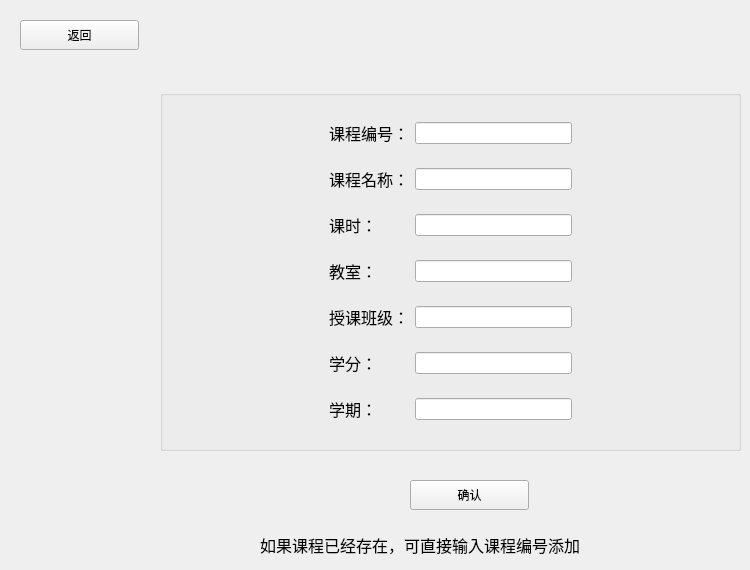
      <widget class="QWidget" name="addlessonpage">
       <widget class="QPushButton" name="lastpagebtn">
        <property name="geometry">
         <rect>
          <x>20</x>
          <y>20</y>
          <width>119</width>
          <height>30</height>
         </rect>
        </property>
        <property name="text">
         <string>返回</string>
        </property>
       </widget>
       <widget class="QGroupBox" name="groupBox_4">
        <property name="geometry">
         <rect>
          <x>160</x>
          <y>90</y>
          <width>581</width>
          <height>361</height>
         </rect>
        </property>
        <property name="title">
         <string/>
        </property>
        <layout class="QGridLayout" name="gridLayout_6">
         <item row="3" column="2">
          <widget class="QLineEdit" name="roomline"/>
         </item>
         <item row="3" column="3">
          <spacer name="horizontalSpacer_3">
           <property name="orientation">
            <enum>Qt::Horizontal</enum>
           </property>
           <property name="sizeHint" stdset="0">
            <size>
             <width>40</width>
             <height>20</height>
            </size>
           </property>
          </spacer>
         </item>
         <item row="3" column="1">
          <widget class="QLabel" name="worklabel_3">
           <property name="text">
            <string>&lt;html&gt;&lt;head/&gt;&lt;body&gt;&lt;p&gt;&lt;span style=&quot; font-size:12pt;&quot;&gt;教室：&lt;/span&gt;&lt;/p&gt;&lt;/body&gt;&lt;/html&gt;</string>
           </property>
          </widget>
         </item>
         <item row="6" column="1">
          <widget class="QLabel" name="lessonlabel_3">
           <property name="text">
            <string>&lt;html&gt;&lt;head/&gt;&lt;body&gt;&lt;p&gt;&lt;span style=&quot; font-size:12pt;&quot;&gt;学期：&lt;/span&gt;&lt;/p&gt;&lt;/body&gt;&lt;/html&gt;</string>
           </property>
          </widget>
         </item>
         <item row="0" column="1">
          <widget class="QLabel" name="numberlabel_3">
           <property name="text">
            <string>&lt;html&gt;&lt;head/&gt;&lt;body&gt;&lt;p&gt;&lt;span style=&quot; font-size:12pt;&quot;&gt;课程编号：&lt;/span&gt;&lt;/p&gt;&lt;/body&gt;&lt;/html&gt;</string>
           </property>
          </widget>
         </item>
         <item row="1" column="1">
          <widget class="QLabel" name="namelabel_3">
           <property name="text">
            <string>&lt;html&gt;&lt;head/&gt;&lt;body&gt;&lt;p&gt;&lt;span style=&quot; font-size:12pt;&quot;&gt;课程名称：&lt;/span&gt;&lt;/p&gt;&lt;/body&gt;&lt;/html&gt;</string>
           </property>
          </widget>
         </item>
         <item row="0" column="2">
          <widget class="QLineEdit" name="lessonnumberline"/>
         </item>
         <item row="4" column="1">
          <widget class="QLabel" name="edulabel_3">
           <property name="text">
            <string>&lt;html&gt;&lt;head/&gt;&lt;body&gt;&lt;p&gt;&lt;span style=&quot; font-size:12pt;&quot;&gt;授课班级：&lt;/span&gt;&lt;/p&gt;&lt;/body&gt;&lt;/html&gt;</string>
           </property>
          </widget>
         </item>
         <item row="5" column="1">
          <widget class="QLabel" name="salarylabel_3">
           <property name="text">
            <string>&lt;html&gt;&lt;head/&gt;&lt;body&gt;&lt;p&gt;&lt;span style=&quot; font-size:12pt;&quot;&gt;学分：&lt;/span&gt;&lt;/p&gt;&lt;/body&gt;&lt;/html&gt;</string>
           </property>
          </widget>
         </item>
         <item row="1" column="2">
          <widget class="QLineEdit" name="lessonnameline"/>
         </item>
         <item row="2" column="2">
          <widget class="QLineEdit" name="lengthline"/>
         </item>
         <item row="6" column="2">
          <widget class="QLineEdit" name="timeline"/>
         </item>
         <item row="2" column="1">
          <widget class="QLabel" name="birthlabel_3">
           <property name="text">
            <string>&lt;html&gt;&lt;head/&gt;&lt;body&gt;&lt;p&gt;&lt;span style=&quot; font-size:12pt;&quot;&gt;课时：&lt;/span&gt;&lt;/p&gt;&lt;/body&gt;&lt;/html&gt;</string>
           </property>
          </widget>
         </item>
         <item row="4" column="2">
          <widget class="QLineEdit" name="classline"/>
         </item>
         <item row="5" column="2">
          <widget class="QLineEdit" name="scoreline"/>
         </item>
         <item row="3" column="0">
          <spacer name="horizontalSpacer_4">
           <property name="orientation">
            <enum>Qt::Horizontal</enum>
           </property>
           <property name="sizeHint" stdset="0">
            <size>
             <width>40</width>
             <height>20</height>
            </size>
           </property>
          </spacer>
         </item>
        </layout>
       </widget>
       <widget class="QPushButton" name="confirmbtn">
        <property name="geometry">
         <rect>
          <x>410</x>
          <y>480</y>
          <width>119</width>
          <height>30</height>
         </rect>
        </property>
        <property name="text">
         <string>确认</string>
        </property>
       </widget>
       <widget class="QLabel" name="teacherlabel">
        <property name="geometry">
         <rect>
          <x>260</x>
          <y>530</y>
          <width>451</width>
          <height>31</height>
         </rect>
        </property>
        <property name="text">
         <string>&lt;html&gt;&lt;head/&gt;&lt;body&gt;&lt;p&gt;&lt;span style=&quot; font-size:12pt;&quot;&gt;如果课程已经存在，可直接输入课程编号添加&lt;/span&gt;&lt;/p&gt;&lt;/body&gt;&lt;/html&gt;</string>
        </property>
       </widget>
      </widget>
